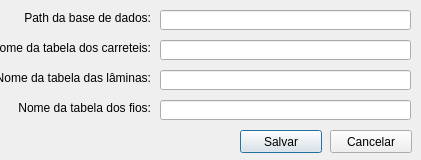
<?xml version="1.0" encoding="UTF-8"?>
<ui version="4.0">
 <class>WindowPreference</class>
 <widget class="QDialog" name="WindowPreference">
  <property name="geometry">
   <rect>
    <x>0</x>
    <y>0</y>
    <width>421</width>
    <height>160</height>
   </rect>
  </property>
  <property name="windowTitle">
   <string>Helena - Preferências</string>
  </property>
  <property name="windowIcon">
   <iconset resource="icons/main.qrc">
    <normaloff>:/iconPower.ico</normaloff>:/iconPower.ico</iconset>
  </property>
  <widget class="QLabel" name="label_pathDatabase">
   <property name="geometry">
    <rect>
     <x>0</x>
     <y>10</y>
     <width>151</width>
     <height>16</height>
    </rect>
   </property>
   <property name="text">
    <string>Path da base de dados:</string>
   </property>
   <property name="alignment">
    <set>Qt::AlignRight|Qt::AlignTrailing|Qt::AlignVCenter</set>
   </property>
  </widget>
  <widget class="QLabel" name="label_tableWires">
   <property name="geometry">
    <rect>
     <x>0</x>
     <y>100</y>
     <width>151</width>
     <height>16</height>
    </rect>
   </property>
   <property name="text">
    <string>Nome da tabela dos fios:</string>
   </property>
   <property name="alignment">
    <set>Qt::AlignRight|Qt::AlignTrailing|Qt::AlignVCenter</set>
   </property>
  </widget>
  <widget class="QLabel" name="label_tableBobbins">
   <property name="geometry">
    <rect>
     <x>0</x>
     <y>40</y>
     <width>151</width>
     <height>16</height>
    </rect>
   </property>
   <property name="text">
    <string>Nome da tabela dos carreteis:</string>
   </property>
   <property name="alignment">
    <set>Qt::AlignRight|Qt::AlignTrailing|Qt::AlignVCenter</set>
   </property>
  </widget>
  <widget class="QLineEdit" name="lineEdit_tableWires">
   <property name="geometry">
    <rect>
     <x>160</x>
     <y>100</y>
     <width>251</width>
     <height>20</height>
    </rect>
   </property>
  </widget>
  <widget class="QLineEdit" name="lineEdit_pathDatabase">
   <property name="geometry">
    <rect>
     <x>160</x>
     <y>10</y>
     <width>251</width>
     <height>20</height>
    </rect>
   </property>
  </widget>
  <widget class="QLabel" name="label_tableLaminas">
   <property name="geometry">
    <rect>
     <x>0</x>
     <y>70</y>
     <width>151</width>
     <height>16</height>
    </rect>
   </property>
   <property name="text">
    <string>Nome da tabela das lâminas:</string>
   </property>
   <property name="alignment">
    <set>Qt::AlignRight|Qt::AlignTrailing|Qt::AlignVCenter</set>
   </property>
  </widget>
  <widget class="QLineEdit" name="lineEdit_tableLaminas">
   <property name="geometry">
    <rect>
     <x>160</x>
     <y>70</y>
     <width>251</width>
     <height>20</height>
    </rect>
   </property>
  </widget>
  <widget class="QLineEdit" name="lineEdit_tableBobbins">
   <property name="geometry">
    <rect>
     <x>160</x>
     <y>40</y>
     <width>251</width>
     <height>20</height>
    </rect>
   </property>
  </widget>
  <widget class="QPushButton" name="pushButton_save">
   <property name="geometry">
    <rect>
     <x>240</x>
     <y>130</y>
     <width>82</width>
     <height>23</height>
    </rect>
   </property>
   <property name="text">
    <string>Salvar</string>
   </property>
  </widget>
  <widget class="QPushButton" name="pushButton_cancel">
   <property name="geometry">
    <rect>
     <x>330</x>
     <y>130</y>
     <width>82</width>
     <height>23</height>
    </rect>
   </property>
   <property name="text">
    <string>Cancelar</string>
   </property>
  </widget>
 </widget>
 <resources>
  <include location="icons/main.qrc"/>
 </resources>
 <connections/>
</ui>
